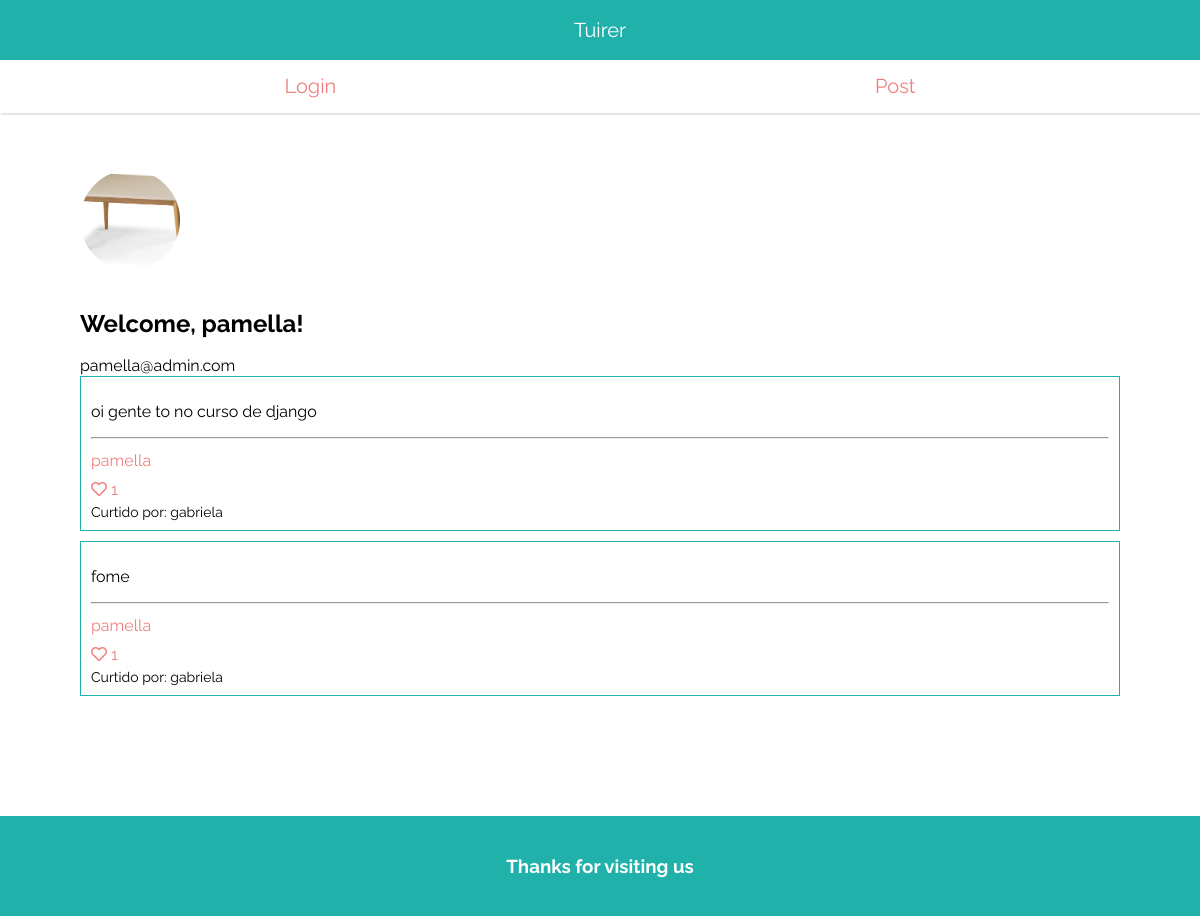
The app's page /perfil/2/ with its own data.
### users/models.py (models this page shows)
class User(AbstractUser):
    picture = models.ImageField('Foto de perfil', default='/img/blank-profile.png')
    following = models.ManyToManyField('self', blank=True)

### tuites/models.py (models this page shows, shortened)
class Tuite(models.Model):
    content = models.CharField('Tuite', max_length=280)
    author = models.ForeignKey('users.User', on_delete=models.CASCADE, related_name='tuites')
    date_created = models.DateTimeField(auto_now_add=True)
    liked_by = models.ManyToManyField('users.User', blank=True) # queryset dos usuário que gostaram do tweet
    objects = TuitesManager()
    @property
    def likes_count(self):
        return self.liked_by.count()
    class Meta:
        ordering = ('-date_created', )

### users/views.py (the view)
# urls.py: path('perfil/<int:pk>/', ProfileView.as_view(), name='profile'),
class ProfileView(DetailView):
    model = User
    template_name = 'profile.html'
    context_object_name = 'profile'
    ''''por padrão, o context_object_name é o nome do model (antes de definir
    que era 'profile', estava 'user')'''

### tuites/templatetags/tuites_likes.py (called while the page is built)
@register.simple_tag(takes_context=True)
def tuite_liked_icon(context):
    user = context.get('user')
    tuite = context.get('tuite')
    user_has_liked = tuite.liked_by.filter(pk=user.pk).exists()
    if user_has_liked:
        return format_html('<i class="fas fa-heart"></i>')
    return format_html('<i class="far fa-heart"></i>')

### templates/profile.html (shortened to what this page needs)
{% extends "base.html" %}
{% block content %}
<div class="profile">
    <div class="profile-picture" style="background-image: url('{{ profile.picture.url }}');"></div>
    <h2 class="profile-title">Welcome, {{ profile }}!</h2>
    {{ profile.email }}
    <div>
        {% for tuite in profile.tuites.all %}
            {% include "includes/card.html" %}
        {% endfor %}
    </div>
</div>
{% endblock %}

### templates/includes/card.html (shortened to what this page needs)
{% load tuites_likes %}
<div class="card">
    <p class="content">{{ tuite.content }}</p>
    <hr>
    <div class="author-and-likes">
        <a href="{% url 'users:profile' tuite.author.pk %}" class="author">
            {{ tuite.author }}
        </a>
        <div class="likes">
            <a href="{% url 'tuites:like' tuite.pk %}">
                {% tuite_liked_icon %}
                {{ tuite.likes_count }}
            </a>
        </div>
        <div class="likes-list">
            {% if tuite.likes_count > 0 %}
                Curtido por:
                {% for user in tuite.liked_by.all %}
                {{ user }}
                {% endfor %}
            {% endif %}
        </div>
    </div>
</div>

### static/css/index.css (style rules this page uses)
body { font-family: 'Raleway', sans-serif; margin: 0; height: 100vh; }
.card { margin-bottom: 10px; border: 1px solid lightseagreen; padding: 10px; }
.card a { text-decoration: none; color: indianred; display: block; padding: 5px 0; }
.likes-list { font-size: 14px; }
.profile-title { padding-top: 20px; }
.profile-picture { width: 100px; height: 100px; background-repeat: no-repeat; background-size: cover; background-position: center; border-radius: 50%; }
.profile a { text-decoration: none; color: lightcoral; }

### records on screen
User: picture (picture), username "pamella", email "pamella@admin.com"
Tuite: content "oi gente to no curso de django", author "pamella", likes_count "1"
User: username "gabriela"
Tuite: content "fome", author "pamella", likes_count "1"
